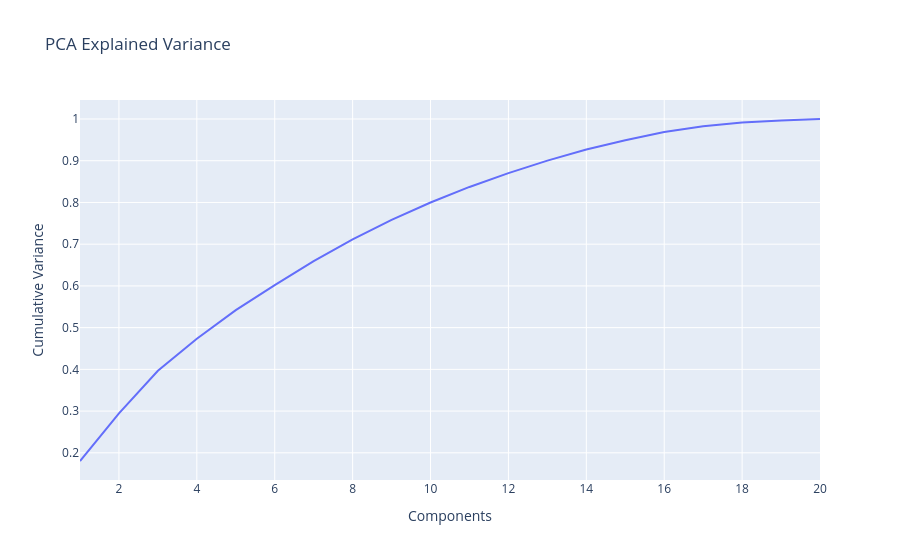

The notebook cell this image was saved under:
### Code cell
var_df = pd.DataFrame({
    "Components": range(1, len(cum_var)+1),
    "Cumulative Variance": cum_var
})

px.line(
    var_df,
    x="Components",
    y="Cumulative Variance",
    title="PCA Explained Variance"
).show()

### Figure 1 — Plotly figure (JSON) as saved in the notebook; plotly's stock layout.template omitted (floating-point values rounded to 4 significant figures)
{"data": [{"hovertemplate": "Components=%{x}<br>Cumulative Variance=%{y}<extra></extra>", "legendgroup": "", "line": {"color": "#636efa", "dash": "solid"}, "marker": {"symbol": "circle"}, "mode": "lines", "name": "", "orientation": "v", "showlegend": false, "type": "scatter", "x": [1, 2, 3, 4, 5, 6, 7, 8, 9, 10, 11, 12, 13, 14, 15, 16, 17, 18, 19, 20], "xaxis": "x", "y": [0.1804, 0.2947, 0.3966, 0.4733, 0.5419, 0.6021, 0.6594, 0.7113, 0.7583, 0.7999, 0.8372, 0.8702, 0.9002, 0.9269, 0.9489, 0.9687, 0.9827, 0.9918, 0.9964, 1.0], "yaxis": "y"}], "layout": {"legend": {"tracegroupgap": 0}, "title": {"text": "PCA Explained Variance"}, "xaxis": {"anchor": "y", "domain": [0, 1], "title": {"text": "Components"}}, "yaxis": {"anchor": "x", "domain": [0, 1], "title": {"text": "Cumulative Variance"}}}}
